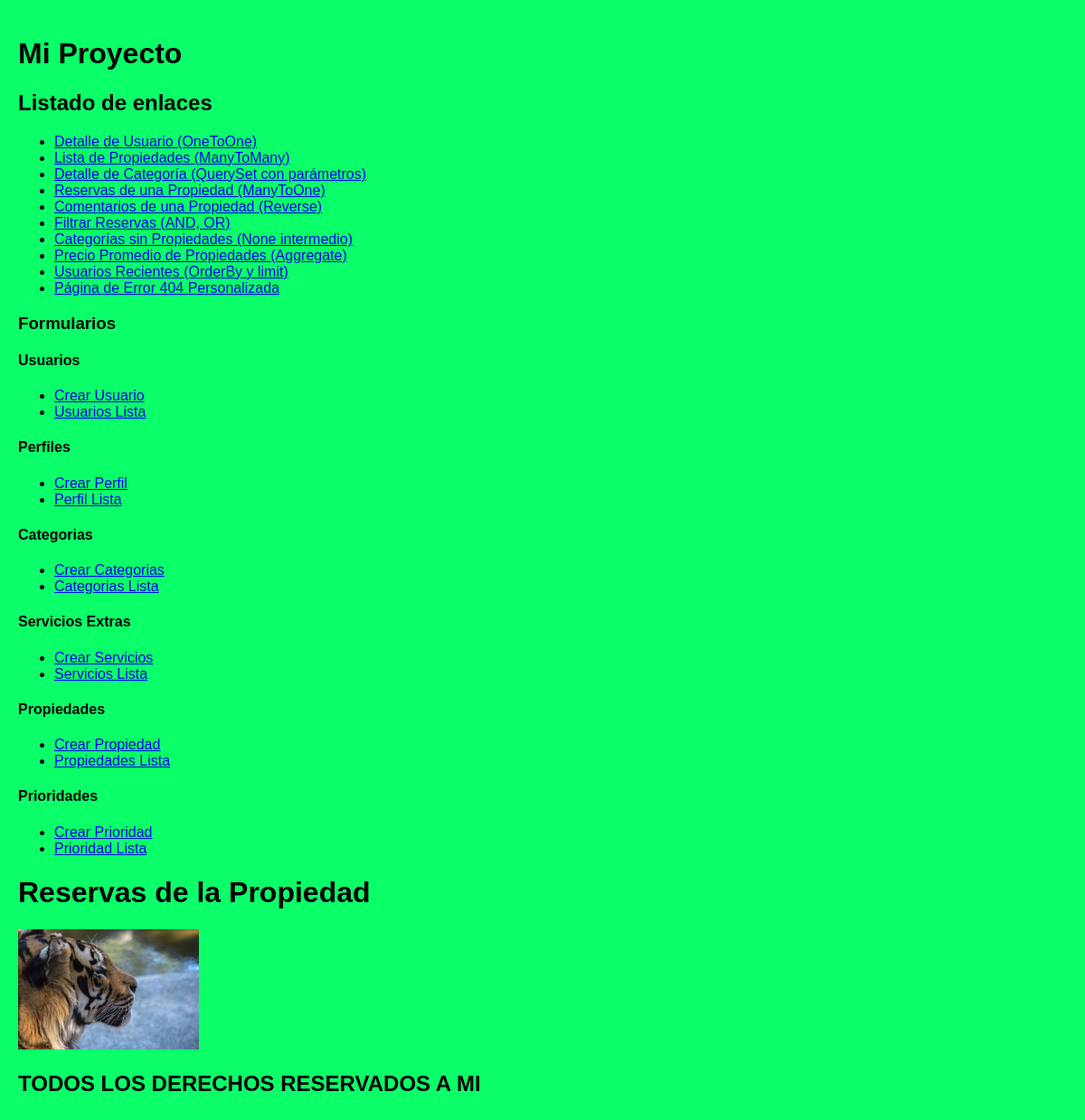
Before: /propiedad/reservas/1/ with the older database file.
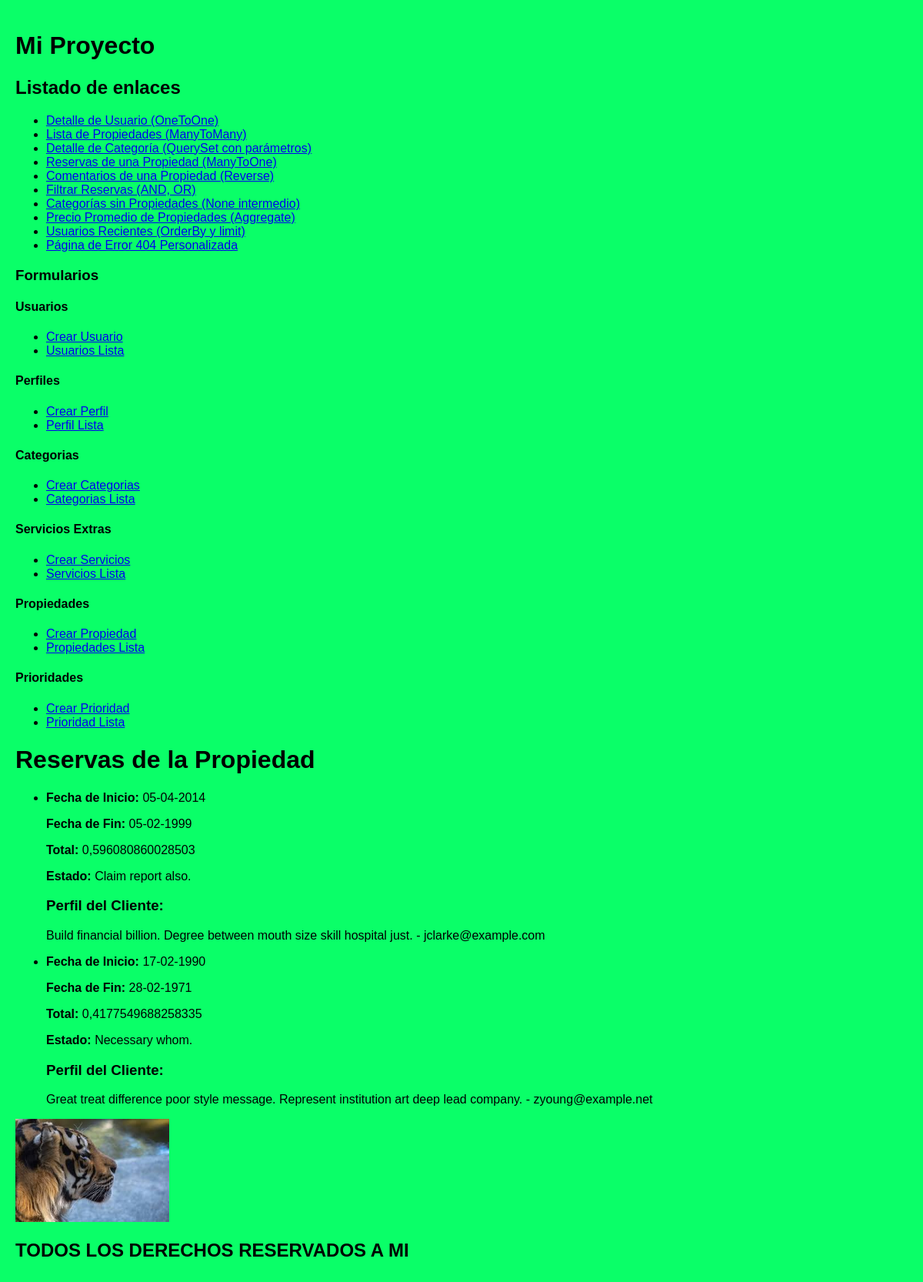
After: the same page with the newer database file.
### alquiler/models.py (models this page shows)
class Reserva(models.Model):
    fecha_inicio = models.DateField()
    fecha_fin = models.DateTimeField()
    total = models.FloatField()
    estado = models.CharField(max_length=20)
    propiedad = models.ForeignKey(Propiedad, on_delete=models.CASCADE, related_name='reservas')
    pago = models.OneToOneField(Pago, on_delete=models.CASCADE, related_name='reserva_pago', blank=True)  # Aquí 'default=1' es un ejemplo
    perfil = models.OneToOneField(Perfil, on_delete=models.CASCADE, related_name='reserva')

class Perfil(models.Model):
    usuario = models.OneToOneField(Usuario, on_delete=models.CASCADE, related_name='perfil')
    genero = models.CharField(max_length=10)
    edad = models.PositiveIntegerField()
    ubicacion = models.TextField()
    biografia = models.TextField()

class Usuario(models.Model):
    id = models.AutoField(primary_key=True)
    nombre = models.CharField(max_length=100)
    email = models.EmailField(max_length=254,)
    telefono = models.CharField(max_length=20, blank=True)
    fecha_registro = models.DateTimeField(db_column="fecha")

### alquiler/views.py (the view)
# urls.py: path('propiedad/reservas/<int:propiedad_id>/', views.reservas_propiedad, name='reservas_propiedad'),  # Filtro ManyToOne
def reservas_propiedad(request, propiedad_id):
    reservas = Reserva.objects.filter(propiedad_id=propiedad_id).select_related('perfil', 'pago')
    return render(request, 'reservas_propiedad.html', {'reservas': reservas})

### alquiler/templates/reservas_propiedad.html
{% extends "principal.html" %}
{% block contenido %}
    <h1>Reservas de la Propiedad</h1>
    <ul>
        {% for reserva in reservas %}
           {% include "plantillas/plantilla_reservas_propiedad.html" %}
        {% endfor %}
    </ul>
{% endblock contenido %}

### alquiler/templates/plantillas/plantilla_reservas_propiedad.html
<li>
    <p><strong>Fecha de Inicio:</strong> {{ reserva.fecha_inicio|date:"d-m-Y" }}</p>
    <p><strong>Fecha de Fin:</strong> {{ reserva.fecha_fin|date:"d-m-Y" }}</p>
    <p><strong>Total:</strong> {{ reserva.total }}</p>
    <p><strong>Estado:</strong> {{ reserva.estado }}</p>
    <h3>Perfil del Cliente:</h3>
    <p>{{ reserva.perfil.usuario.nombre }} - {{ reserva.perfil.usuario.email }}</p>
</li>

Changed rows visible on the page:
added Reserva: fecha_inicio "05-04-2014", fecha_fin "05-02-1999", total "0,596080860028503", estado "Claim report also.", perfil.usuario.nombre "Build financial billion. Degree between mouth size skill hospital just.", perfil.usuario.email "jclarke@example.com"
added Reserva: fecha_inicio "17-02-1990", fecha_fin "28-02-1971", total "0,4177549688258335", estado "Necessary whom.", perfil.usuario.nombre "Great treat difference poor style message. Represent institution art deep lead company.", perfil.usuario.email "zyoung@example.net"
